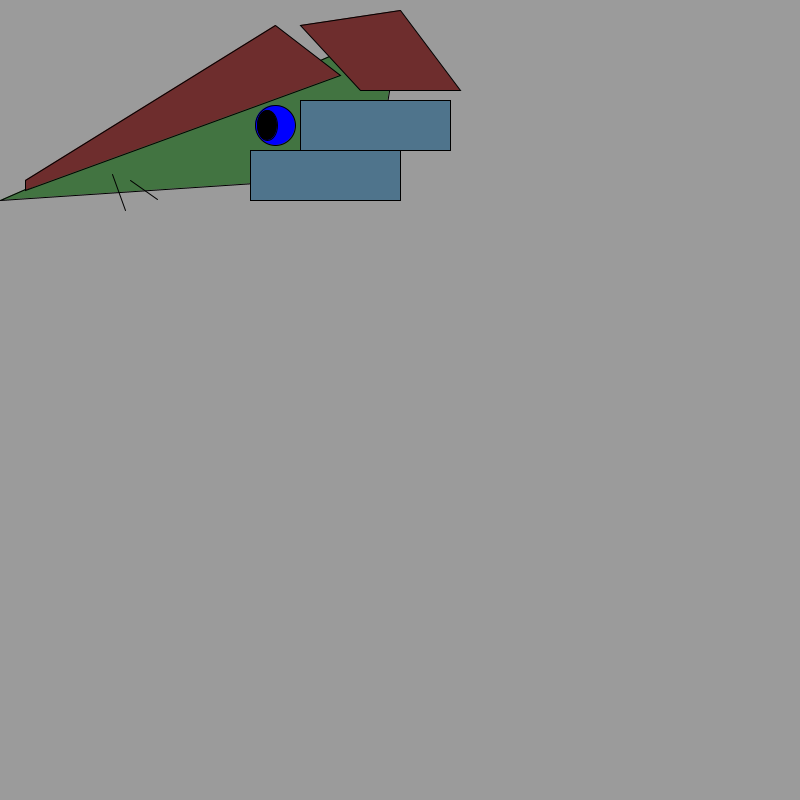
Frame 1 (no input)
Frame 60 (the mouse pressed at the canvas centre just before this capture): identical to frame 1, image omitted
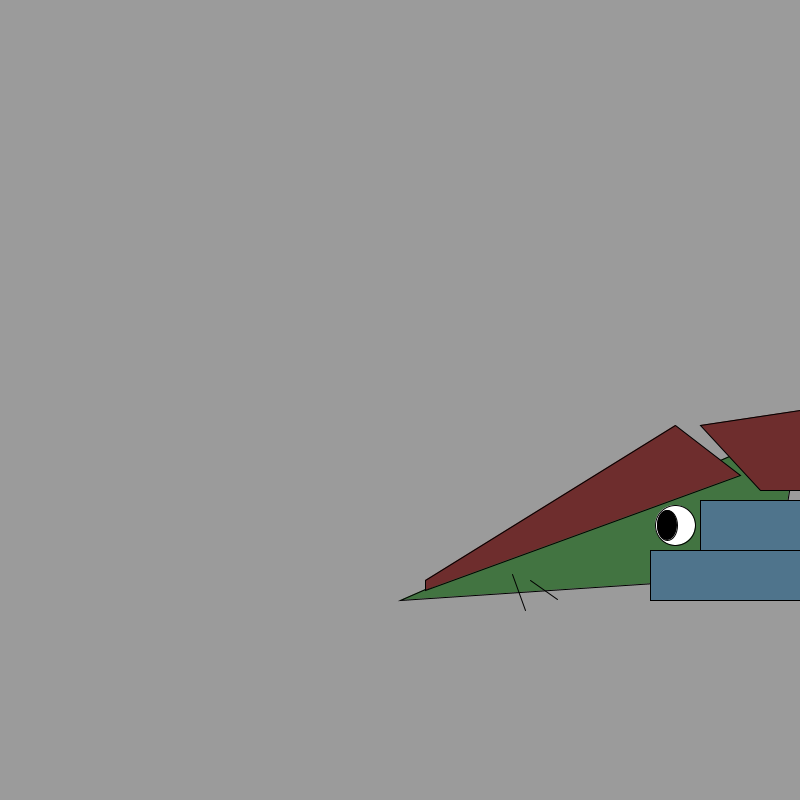
Frame 120 (the mouse held since frame 60 and released just before this capture)

The Processing sketch that drew these frames (run headless with seeded random() and noise(); from frame 60 on, the mouse is pressed at the canvas centre):

// Processing sketch: processing_85418
// ── processing_85418.pde

void setup(){
  
  size(800,800);
}


void draw(){

  background(155); // clear background
  
  fill(255);
  println("Mouse X:" + mouseX + "Mouse Y:" +mouseY);
  
  // headshape
  fill(66,116,65);
  triangle(mouseX+0,mouseY+200,mouseX+400,mouseY+25,mouseX+375,mouseY+175);
  
  //cheeks
  fill(79,116,140);
  rect(mouseX+300, mouseY+100, 150, 50);
  rect(mouseX+250, mouseY+150, 150, 50);  
  
  //eye
  fill(mouseX, mouseY, 255);
  ellipse(mouseX+330-55, mouseY+125, 40,40);
  //pupil
  fill(0);
  ellipse(mouseX+322-55, mouseY+125, 20,30);
  
  //Whisker 1
  line(mouseX +112,mouseY  +174,mouseX  +125,mouseY  +210);
  //whisker 2
  line(mouseX +130,mouseY  +180,mouseX  +157,mouseY  +199);
  
  
  fill(110,45,45);
  //top plate
  quad(mouseX+25, mouseY+180,mouseX+275,mouseY+25,mouseX+340,mouseY+75, mouseX+25, mouseY+190);
  //back plate (counter-clockwise)
  quad(mouseX+300, mouseY+25, mouseX+360, mouseY+90, mouseX+460, mouseY+90, mouseX+400, mouseY+10);
}
